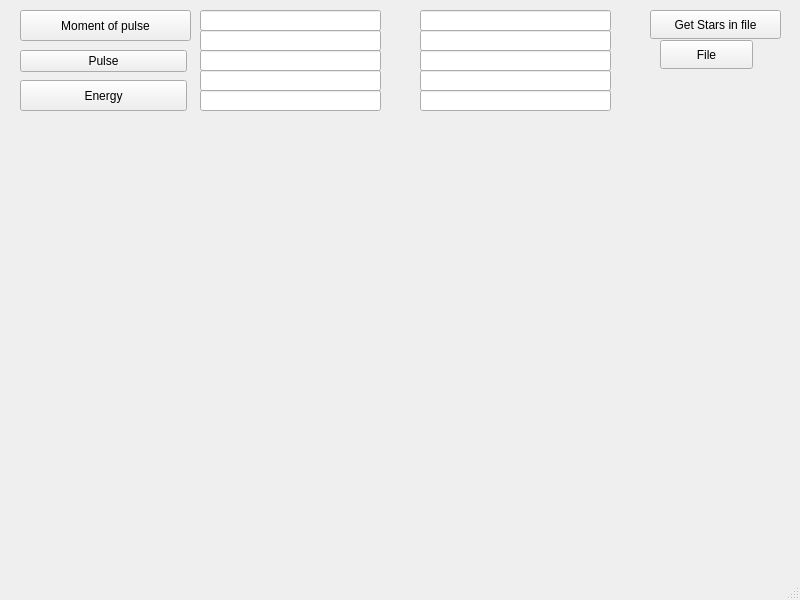
<?xml version="1.0" encoding="UTF-8"?>
<ui version="4.0">
 <class>MainWindow</class>
 <widget class="QMainWindow" name="MainWindow">
  <property name="windowModality">
   <enum>Qt::NonModal</enum>
  </property>
  <property name="geometry">
   <rect>
    <x>0</x>
    <y>0</y>
    <width>800</width>
    <height>600</height>
   </rect>
  </property>
  <property name="windowTitle">
   <string>MainWindow</string>
  </property>
  <widget class="QWidget" name="centralwidget">
   <widget class="QPushButton" name="bPulse">
    <property name="geometry">
     <rect>
      <x>20</x>
      <y>50</y>
      <width>167</width>
      <height>22</height>
     </rect>
    </property>
    <property name="text">
     <string>Pulse</string>
    </property>
   </widget>
   <widget class="QLineEdit" name="leMomentOfPulseX">
    <property name="geometry">
     <rect>
      <x>200</x>
      <y>10</y>
      <width>181</width>
      <height>21</height>
     </rect>
    </property>
   </widget>
   <widget class="QLineEdit" name="lePulseX">
    <property name="geometry">
     <rect>
      <x>200</x>
      <y>30</y>
      <width>181</width>
      <height>21</height>
     </rect>
    </property>
   </widget>
   <widget class="QLineEdit" name="leMassOfSystem">
    <property name="geometry">
     <rect>
      <x>200</x>
      <y>50</y>
      <width>181</width>
      <height>21</height>
     </rect>
    </property>
   </widget>
   <widget class="QLineEdit" name="leTimeField">
    <property name="geometry">
     <rect>
      <x>420</x>
      <y>50</y>
      <width>191</width>
      <height>21</height>
     </rect>
    </property>
   </widget>
   <widget class="QLineEdit" name="lePulseY">
    <property name="geometry">
     <rect>
      <x>420</x>
      <y>30</y>
      <width>191</width>
      <height>21</height>
     </rect>
    </property>
   </widget>
   <widget class="QLineEdit" name="leMomentOfPulseY">
    <property name="geometry">
     <rect>
      <x>420</x>
      <y>10</y>
      <width>191</width>
      <height>21</height>
     </rect>
    </property>
   </widget>
   <widget class="QPushButton" name="MomentOfPulse">
    <property name="geometry">
     <rect>
      <x>20</x>
      <y>10</y>
      <width>171</width>
      <height>31</height>
     </rect>
    </property>
    <property name="text">
     <string>Moment of pulse</string>
    </property>
   </widget>
   <widget class="QPushButton" name="bOutputStars">
    <property name="geometry">
     <rect>
      <x>650</x>
      <y>10</y>
      <width>131</width>
      <height>29</height>
     </rect>
    </property>
    <property name="text">
     <string>Get Stars in file</string>
    </property>
    <property name="autoDefault">
     <bool>false</bool>
    </property>
    <property name="default">
     <bool>false</bool>
    </property>
    <property name="flat">
     <bool>false</bool>
    </property>
   </widget>
   <widget class="QLineEdit" name="bCounter">
    <property name="geometry">
     <rect>
      <x>200</x>
      <y>70</y>
      <width>181</width>
      <height>21</height>
     </rect>
    </property>
   </widget>
   <widget class="QLineEdit" name="bGalaxyTime">
    <property name="geometry">
     <rect>
      <x>420</x>
      <y>70</y>
      <width>191</width>
      <height>21</height>
     </rect>
    </property>
   </widget>
   <widget class="QPushButton" name="bFile">
    <property name="geometry">
     <rect>
      <x>660</x>
      <y>40</y>
      <width>93</width>
      <height>29</height>
     </rect>
    </property>
    <property name="text">
     <string>File</string>
    </property>
   </widget>
   <widget class="QLineEdit" name="leEnergyY">
    <property name="geometry">
     <rect>
      <x>420</x>
      <y>90</y>
      <width>191</width>
      <height>21</height>
     </rect>
    </property>
   </widget>
   <widget class="QLineEdit" name="leEnergyX">
    <property name="geometry">
     <rect>
      <x>200</x>
      <y>90</y>
      <width>181</width>
      <height>21</height>
     </rect>
    </property>
   </widget>
   <widget class="QPushButton" name="bEnergy">
    <property name="geometry">
     <rect>
      <x>20</x>
      <y>80</y>
      <width>167</width>
      <height>31</height>
     </rect>
    </property>
    <property name="text">
     <string>Energy</string>
    </property>
   </widget>
  </widget>
  <widget class="QMenuBar" name="menubar">
   <property name="geometry">
    <rect>
     <x>0</x>
     <y>0</y>
     <width>800</width>
     <height>26</height>
    </rect>
   </property>
  </widget>
  <widget class="QStatusBar" name="statusbar"/>
  <action name="actionNEW">
   <property name="text">
    <string>NEW</string>
   </property>
   <property name="toolTip">
    <string>&lt;html&gt;&lt;head/&gt;&lt;body&gt;&lt;p&gt;new text&lt;/p&gt;&lt;/body&gt;&lt;/html&gt;</string>
   </property>
  </action>
 </widget>
 <resources/>
 <connections/>
</ui>
